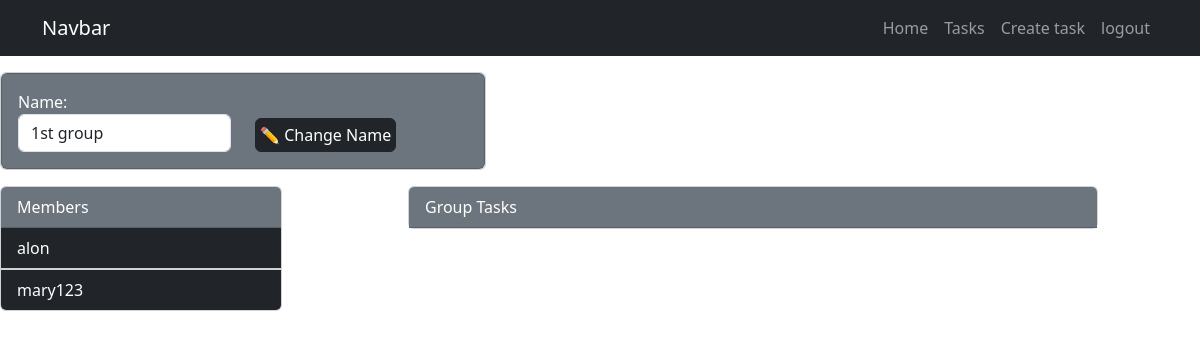
/tasks/manage/group/3/modify (signed in), run on an earlier commit of the app's database.
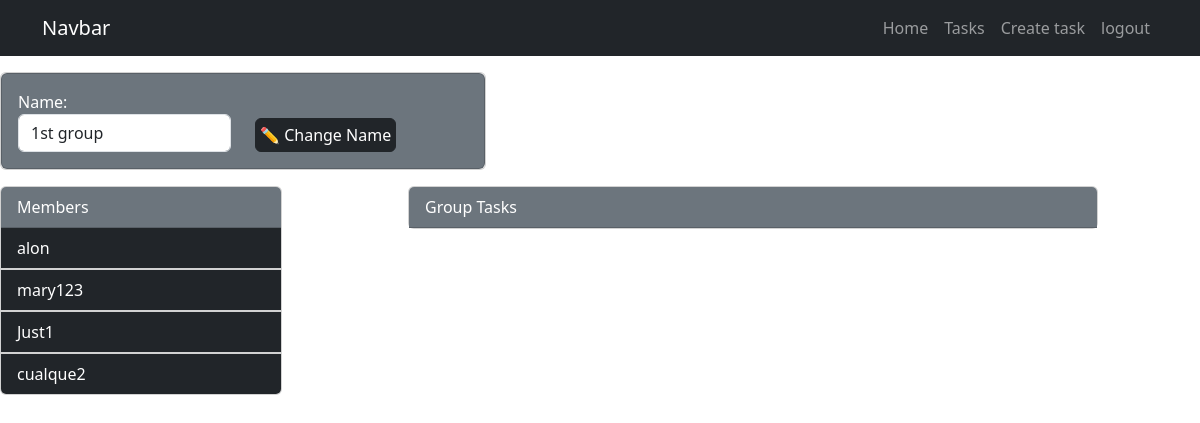
And on a later commit of the database.
### tasks/models.py (models this page shows, shortened)
class GroupMembers(models.Model):
    person = models.ForeignKey(User, on_delete=models.CASCADE)
    group = models.ForeignKey(GroupUsers, on_delete=models.CASCADE, related_name='group_members')
    date_joined = models.DateTimeField(auto_now_add=True)
    invite_reason = models.CharField(max_length=64, null=True)

### tasks/views.py (the view)
# urls.py: path('tasks/manage/group/<int:group_id>/modify',views.modifyGroup, name="modifyGroup"),
def modifyGroup(request, group_id):
    if request.method == 'GET':
        group = get_object_or_404(GroupUsers , pk= group_id)
        members = GroupMembers.objects.filter(group=group_id)
        tasks = TaskGroup.objects.filter(group=group_id)
        form = GroupForm(instance=group)
        return render (request, 'group_detail.html' , {'form':form , 'members':members, 'tasks':tasks})
    else:
        group = get_object_or_404(GroupUsers,pk= group_id)
        form= GroupForm(request.POST, instance=group)
        form.save()
        return redirect('managegroup')

### tasks/forms.py
class GroupForm(forms.ModelForm):
    class Meta:
        model = GroupUsers
        fields = ['name']
        widgets = {
            'name': forms.TextInput(attrs={'class': 'form-control','placeholder':'Enter name of group'}),
        }

### tasks/templates/group_detail.html (shortened to what this page needs)
{% extends 'base.html' %}
{% block content %}
    <div class="row mt-3">
        <div class="col-5">
            <div class="card">
                <div class="card card-body text-white bg-secondary">
                    <form method="POST">
                        <div class="row align-items-end">
                            <div class="col">
                                {{form}}
                            </div>
                            <div class="col">
                                <button class="btn btn-dark p-1"> ✏️ Change Name </button>
                            </div>
                        </div>
                    </form>
                </div>
            </div>
        </div>
    </div>
    <div class="row mt-3 ">
        <div class="col-3">
            <div class="card">
                <div class="card-header bg-secondary text-white">Members</div>
                {% for x in members %}
                <ul class="list-group list-group-flush">
                    <li class="list-group-item bg-dark text-white">{{x.person.username}}</li>
                </ul>
                {% endfor %}
            </div>
        </div>
        <div class="col-7 mx-auto">
            <div class="card">
                <div class="card-header bg-secondary text-white">Group Tasks</div>
            </div>
        </div>
    </div>
{% endblock %}

What changed in the data, as far as the page shows it:
added GroupMembers: person.username "Just1"
added GroupMembers: person.username "cualque2"
